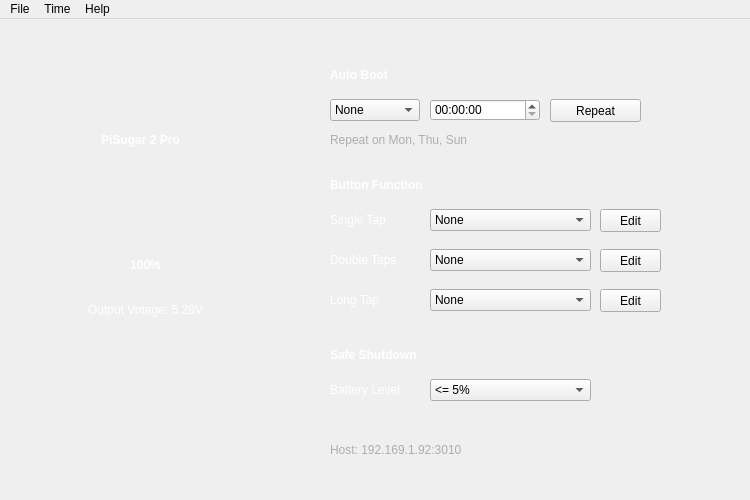
<?xml version="1.0" encoding="UTF-8"?>
<ui version="4.0">
 <class>MainWindow</class>
 <widget class="QMainWindow" name="MainWindow">
  <property name="geometry">
   <rect>
    <x>0</x>
    <y>0</y>
    <width>750</width>
    <height>500</height>
   </rect>
  </property>
  <property name="minimumSize">
   <size>
    <width>750</width>
    <height>500</height>
   </size>
  </property>
  <property name="maximumSize">
   <size>
    <width>750</width>
    <height>500</height>
   </size>
  </property>
  <property name="windowTitle">
   <string>PiSugar Power Manager</string>
  </property>
  <property name="styleSheet">
   <string notr="true"/>
  </property>
  <property name="animated">
   <bool>true</bool>
  </property>
  <widget class="QWidget" name="centralwidget">
   <property name="styleSheet">
    <string notr="true">background-image: url(:/image/background.jpg);</string>
   </property>
   <widget class="QLabel" name="greenStatus">
    <property name="enabled">
     <bool>false</bool>
    </property>
    <property name="geometry">
     <rect>
      <x>80</x>
      <y>140</y>
      <width>125</width>
      <height>65</height>
     </rect>
    </property>
    <property name="styleSheet">
     <string notr="true">background-image: url(:/image/green.jpg);</string>
    </property>
    <property name="text">
     <string/>
    </property>
   </widget>
   <widget class="QLabel" name="redStatus">
    <property name="geometry">
     <rect>
      <x>80</x>
      <y>140</y>
      <width>125</width>
      <height>65</height>
     </rect>
    </property>
    <property name="styleSheet">
     <string notr="true">background-image: url(:/image/red.jpg);</string>
    </property>
    <property name="text">
     <string/>
    </property>
   </widget>
   <widget class="QLabel" name="yellowStatus">
    <property name="enabled">
     <bool>true</bool>
    </property>
    <property name="geometry">
     <rect>
      <x>80</x>
      <y>140</y>
      <width>125</width>
      <height>65</height>
     </rect>
    </property>
    <property name="styleSheet">
     <string notr="true">background-image: url(:/image/yellow.jpg);</string>
    </property>
    <property name="text">
     <string/>
    </property>
   </widget>
   <widget class="QLabel" name="batteryLable">
    <property name="geometry">
     <rect>
      <x>70</x>
      <y>230</y>
      <width>151</width>
      <height>31</height>
     </rect>
    </property>
    <property name="styleSheet">
     <string notr="true">font: 28pt &quot;Lao UI&quot;;
font-weight: bold;
color: white;
background-image: url();</string>
    </property>
    <property name="text">
     <string>100%</string>
    </property>
    <property name="alignment">
     <set>Qt::AlignCenter</set>
    </property>
   </widget>
   <widget class="QLabel" name="powerLabel">
    <property name="geometry">
     <rect>
      <x>70</x>
      <y>280</y>
      <width>151</width>
      <height>21</height>
     </rect>
    </property>
    <property name="styleSheet">
     <string notr="true">font: 10pt &quot;Lao UI&quot;;
color: white;
background-image: url();</string>
    </property>
    <property name="text">
     <string>Output Votage: 5.28V</string>
    </property>
    <property name="alignment">
     <set>Qt::AlignCenter</set>
    </property>
   </widget>
   <widget class="QLabel" name="label_3">
    <property name="geometry">
     <rect>
      <x>330</x>
      <y>40</y>
      <width>201</width>
      <height>31</height>
     </rect>
    </property>
    <property name="layoutDirection">
     <enum>Qt::LeftToRight</enum>
    </property>
    <property name="styleSheet">
     <string notr="true">font: 14pt &quot;Lao UI&quot;;
font-weight: bold;
color: white;
background-image: url();</string>
    </property>
    <property name="text">
     <string>Auto Boot</string>
    </property>
    <property name="alignment">
     <set>Qt::AlignLeading|Qt::AlignLeft|Qt::AlignVCenter</set>
    </property>
   </widget>
   <widget class="QTimeEdit" name="timeEdit">
    <property name="geometry">
     <rect>
      <x>430</x>
      <y>80</y>
      <width>110</width>
      <height>22</height>
     </rect>
    </property>
    <property name="styleSheet">
     <string notr="true">background-image: url();</string>
    </property>
   </widget>
   <widget class="QLabel" name="label_4">
    <property name="geometry">
     <rect>
      <x>330</x>
      <y>150</y>
      <width>231</width>
      <height>31</height>
     </rect>
    </property>
    <property name="layoutDirection">
     <enum>Qt::LeftToRight</enum>
    </property>
    <property name="styleSheet">
     <string notr="true">font: 14pt &quot;Lao UI&quot;;
font-weight: bold;
color: white;
background-image: url();</string>
    </property>
    <property name="text">
     <string>Button Function</string>
    </property>
    <property name="alignment">
     <set>Qt::AlignLeading|Qt::AlignLeft|Qt::AlignVCenter</set>
    </property>
   </widget>
   <widget class="QLabel" name="label_5">
    <property name="geometry">
     <rect>
      <x>330</x>
      <y>190</y>
      <width>91</width>
      <height>21</height>
     </rect>
    </property>
    <property name="styleSheet">
     <string notr="true">font: 10pt &quot;Lao UI&quot;;
color: white;
background-image: url();</string>
    </property>
    <property name="text">
     <string>Single Tap</string>
    </property>
    <property name="alignment">
     <set>Qt::AlignLeading|Qt::AlignLeft|Qt::AlignVCenter</set>
    </property>
   </widget>
   <widget class="QComboBox" name="singleTapFunction">
    <property name="geometry">
     <rect>
      <x>430</x>
      <y>190</y>
      <width>161</width>
      <height>22</height>
     </rect>
    </property>
    <property name="styleSheet">
     <string notr="true">background-image: url();</string>
    </property>
    <item>
     <property name="text">
      <string>None</string>
     </property>
    </item>
    <item>
     <property name="text">
      <string>Custom Shell</string>
     </property>
    </item>
   </widget>
   <widget class="QComboBox" name="DoubleTapFunction">
    <property name="geometry">
     <rect>
      <x>430</x>
      <y>230</y>
      <width>161</width>
      <height>22</height>
     </rect>
    </property>
    <property name="styleSheet">
     <string notr="true">background-image: url();</string>
    </property>
    <item>
     <property name="text">
      <string>None</string>
     </property>
    </item>
    <item>
     <property name="text">
      <string>Shutdown</string>
     </property>
    </item>
    <item>
     <property name="text">
      <string>Reboot</string>
     </property>
    </item>
    <item>
     <property name="text">
      <string>Custom Shell</string>
     </property>
    </item>
   </widget>
   <widget class="QLabel" name="label_6">
    <property name="geometry">
     <rect>
      <x>330</x>
      <y>230</y>
      <width>91</width>
      <height>21</height>
     </rect>
    </property>
    <property name="styleSheet">
     <string notr="true">font: 10pt &quot;Lao UI&quot;;
color: white;
background-image: url();</string>
    </property>
    <property name="text">
     <string>Double Taps</string>
    </property>
    <property name="alignment">
     <set>Qt::AlignLeading|Qt::AlignLeft|Qt::AlignVCenter</set>
    </property>
   </widget>
   <widget class="QComboBox" name="longTapFunction">
    <property name="geometry">
     <rect>
      <x>430</x>
      <y>270</y>
      <width>161</width>
      <height>22</height>
     </rect>
    </property>
    <property name="styleSheet">
     <string notr="true">background-image: url();</string>
    </property>
    <property name="editable">
     <bool>false</bool>
    </property>
    <item>
     <property name="text">
      <string>None</string>
     </property>
    </item>
    <item>
     <property name="text">
      <string>Shutdown</string>
     </property>
    </item>
    <item>
     <property name="text">
      <string>Reboot</string>
     </property>
    </item>
    <item>
     <property name="text">
      <string>Custom Shell</string>
     </property>
    </item>
   </widget>
   <widget class="QLabel" name="label_7">
    <property name="geometry">
     <rect>
      <x>330</x>
      <y>270</y>
      <width>91</width>
      <height>21</height>
     </rect>
    </property>
    <property name="styleSheet">
     <string notr="true">font: 10pt &quot;Lao UI&quot;;
color: white;
background-image: url();</string>
    </property>
    <property name="text">
     <string>Long Tap</string>
    </property>
    <property name="alignment">
     <set>Qt::AlignLeading|Qt::AlignLeft|Qt::AlignVCenter</set>
    </property>
   </widget>
   <widget class="QPushButton" name="editSingleTap">
    <property name="geometry">
     <rect>
      <x>600</x>
      <y>190</y>
      <width>61</width>
      <height>23</height>
     </rect>
    </property>
    <property name="styleSheet">
     <string notr="true">background-image: url();</string>
    </property>
    <property name="text">
     <string>Edit</string>
    </property>
   </widget>
   <widget class="QPushButton" name="editDoubleTap">
    <property name="geometry">
     <rect>
      <x>600</x>
      <y>230</y>
      <width>61</width>
      <height>23</height>
     </rect>
    </property>
    <property name="styleSheet">
     <string notr="true">background-image: url();</string>
    </property>
    <property name="text">
     <string>Edit</string>
    </property>
   </widget>
   <widget class="QPushButton" name="editLongTap">
    <property name="geometry">
     <rect>
      <x>600</x>
      <y>270</y>
      <width>61</width>
      <height>23</height>
     </rect>
    </property>
    <property name="styleSheet">
     <string notr="true">background-image: url();</string>
    </property>
    <property name="text">
     <string>Edit</string>
    </property>
   </widget>
   <widget class="QLabel" name="label_8">
    <property name="geometry">
     <rect>
      <x>330</x>
      <y>320</y>
      <width>261</width>
      <height>31</height>
     </rect>
    </property>
    <property name="layoutDirection">
     <enum>Qt::LeftToRight</enum>
    </property>
    <property name="styleSheet">
     <string notr="true">font: 14pt &quot;Lao UI&quot;;
font-weight: bold;
color: white;
background-image: url();</string>
    </property>
    <property name="text">
     <string>Safe Shutdown</string>
    </property>
    <property name="alignment">
     <set>Qt::AlignLeading|Qt::AlignLeft|Qt::AlignVCenter</set>
    </property>
   </widget>
   <widget class="QComboBox" name="safeShutdownLevel">
    <property name="geometry">
     <rect>
      <x>430</x>
      <y>360</y>
      <width>161</width>
      <height>22</height>
     </rect>
    </property>
    <property name="styleSheet">
     <string notr="true">background-image: url();</string>
    </property>
    <item>
     <property name="text">
      <string>&lt;= 5%</string>
     </property>
    </item>
    <item>
     <property name="text">
      <string>&lt;= 3%</string>
     </property>
    </item>
    <item>
     <property name="text">
      <string>&lt;= 1%</string>
     </property>
    </item>
    <item>
     <property name="text">
      <string>Disable</string>
     </property>
    </item>
   </widget>
   <widget class="QLabel" name="label_9">
    <property name="geometry">
     <rect>
      <x>330</x>
      <y>360</y>
      <width>91</width>
      <height>21</height>
     </rect>
    </property>
    <property name="styleSheet">
     <string notr="true">font: 10pt &quot;Lao UI&quot;;
color: white;
background-image: url();</string>
    </property>
    <property name="text">
     <string>Battery Level</string>
    </property>
    <property name="alignment">
     <set>Qt::AlignLeading|Qt::AlignLeft|Qt::AlignVCenter</set>
    </property>
   </widget>
   <widget class="QLabel" name="modelLabel">
    <property name="geometry">
     <rect>
      <x>60</x>
      <y>111</y>
      <width>161</width>
      <height>20</height>
     </rect>
    </property>
    <property name="styleSheet">
     <string notr="true">font: 10pt &quot;Lao UI&quot;;
color: white;
background-image: url();
font-weight: bold;</string>
    </property>
    <property name="text">
     <string>PiSugar 2 Pro</string>
    </property>
    <property name="alignment">
     <set>Qt::AlignCenter</set>
    </property>
   </widget>
   <widget class="QLabel" name="hostMsg">
    <property name="geometry">
     <rect>
      <x>330</x>
      <y>420</y>
      <width>181</width>
      <height>21</height>
     </rect>
    </property>
    <property name="styleSheet">
     <string notr="true">font: 10pt &quot;Lao UI&quot;;
background-image: url();
color: rgb(173, 173, 173);</string>
    </property>
    <property name="text">
     <string>Host: 192.169.1.92:3010</string>
    </property>
    <property name="alignment">
     <set>Qt::AlignLeading|Qt::AlignLeft|Qt::AlignVCenter</set>
    </property>
   </widget>
   <widget class="QComboBox" name="timeType">
    <property name="geometry">
     <rect>
      <x>330</x>
      <y>80</y>
      <width>90</width>
      <height>22</height>
     </rect>
    </property>
    <property name="styleSheet">
     <string notr="true">background-image: url();</string>
    </property>
    <item>
     <property name="text">
      <string>None</string>
     </property>
    </item>
    <item>
     <property name="text">
      <string>timeset</string>
     </property>
    </item>
    <item>
     <property name="text">
      <string>circleset</string>
     </property>
    </item>
   </widget>
   <widget class="QPushButton" name="timeReapeat">
    <property name="geometry">
     <rect>
      <x>550</x>
      <y>80</y>
      <width>91</width>
      <height>23</height>
     </rect>
    </property>
    <property name="styleSheet">
     <string notr="true">background-image: url();</string>
    </property>
    <property name="text">
     <string>Repeat</string>
    </property>
   </widget>
   <widget class="QLabel" name="hostMsg_2">
    <property name="geometry">
     <rect>
      <x>330</x>
      <y>110</y>
      <width>391</width>
      <height>21</height>
     </rect>
    </property>
    <property name="styleSheet">
     <string notr="true">font: 10pt &quot;Lao UI&quot;;
background-image: url();
color: rgb(173, 173, 173);</string>
    </property>
    <property name="text">
     <string>Repeat on Mon, Thu, Sun</string>
    </property>
    <property name="alignment">
     <set>Qt::AlignLeading|Qt::AlignLeft|Qt::AlignVCenter</set>
    </property>
   </widget>
   <zorder>yellowStatus</zorder>
   <zorder>batteryLable</zorder>
   <zorder>powerLabel</zorder>
   <zorder>label_3</zorder>
   <zorder>timeEdit</zorder>
   <zorder>label_4</zorder>
   <zorder>label_5</zorder>
   <zorder>singleTapFunction</zorder>
   <zorder>DoubleTapFunction</zorder>
   <zorder>label_6</zorder>
   <zorder>longTapFunction</zorder>
   <zorder>label_7</zorder>
   <zorder>editSingleTap</zorder>
   <zorder>editDoubleTap</zorder>
   <zorder>editLongTap</zorder>
   <zorder>label_8</zorder>
   <zorder>safeShutdownLevel</zorder>
   <zorder>label_9</zorder>
   <zorder>modelLabel</zorder>
   <zorder>redStatus</zorder>
   <zorder>greenStatus</zorder>
   <zorder>hostMsg</zorder>
   <zorder>timeType</zorder>
   <zorder>timeReapeat</zorder>
   <zorder>hostMsg_2</zorder>
  </widget>
  <widget class="QMenuBar" name="menubar">
   <property name="geometry">
    <rect>
     <x>0</x>
     <y>0</y>
     <width>750</width>
     <height>28</height>
    </rect>
   </property>
   <widget class="QMenu" name="menuFile">
    <property name="title">
     <string>File</string>
    </property>
    <addaction name="menuEnable_Sever"/>
    <addaction name="menuServer_Setting"/>
    <addaction name="separator"/>
    <addaction name="menuClose"/>
   </widget>
   <widget class="QMenu" name="menuHelp">
    <property name="title">
     <string>Help</string>
    </property>
    <addaction name="menuGithub"/>
    <addaction name="menuAbout"/>
   </widget>
   <widget class="QMenu" name="menuRTC">
    <property name="title">
     <string>Time</string>
    </property>
    <addaction name="actionRTC_Time"/>
    <addaction name="actionPi_Time"/>
    <addaction name="separator"/>
    <addaction name="actionSync_Time_Pi_to_RTC"/>
    <addaction name="actionSync_Time_RTC_to_Pi"/>
    <addaction name="actionSync_Time_Internet_to_Pi_RTC"/>
    <addaction name="separator"/>
    <addaction name="actionAuto_sync_RTC_to_Pi_on_startup"/>
   </widget>
   <addaction name="menuFile"/>
   <addaction name="menuRTC"/>
   <addaction name="menuHelp"/>
  </widget>
  <action name="actionAbout_PiSugar_Power_Manager_1_0">
   <property name="text">
    <string>About PiSugar Power Manager 1.0</string>
   </property>
  </action>
  <action name="actionHelp">
   <property name="text">
    <string>Help</string>
   </property>
  </action>
  <action name="actionAbout_PiSugar_Power_Manager_v1_0">
   <property name="text">
    <string>About PiSugar Power Manager v1.0</string>
   </property>
  </action>
  <action name="actionClose">
   <property name="text">
    <string>Close Window</string>
   </property>
  </action>
  <action name="menuGithub">
   <property name="text">
    <string>Visit Github Repository</string>
   </property>
  </action>
  <action name="menuClose">
   <property name="text">
    <string>Close</string>
   </property>
  </action>
  <action name="menuServer_Setting">
   <property name="text">
    <string>Server Setting</string>
   </property>
  </action>
  <action name="menuAbout">
   <property name="text">
    <string>About PiSugar Power Manager v1.0</string>
   </property>
  </action>
  <action name="menuEnable_Sever">
   <property name="checkable">
    <bool>true</bool>
   </property>
   <property name="text">
    <string>Enable Sever</string>
   </property>
  </action>
  <action name="actionRTC_Time">
   <property name="enabled">
    <bool>false</bool>
   </property>
   <property name="text">
    <string>RTC Time : </string>
   </property>
  </action>
  <action name="actionSync_Time_Pi_to_RTC">
   <property name="text">
    <string>Sync Time (Pi to RTC) </string>
   </property>
  </action>
  <action name="actionSync_Time_RTC_to_Pi">
   <property name="text">
    <string>Sync Time (RTC to Pi)</string>
   </property>
  </action>
  <action name="actionSync_Time_Internet_to_Pi_RTC">
   <property name="text">
    <string>Sync Time (Internet to Pi and RTC)</string>
   </property>
  </action>
  <action name="actionAuto_sync_RTC_to_Pi_on_startup">
   <property name="checkable">
    <bool>true</bool>
   </property>
   <property name="checked">
    <bool>false</bool>
   </property>
   <property name="enabled">
    <bool>true</bool>
   </property>
   <property name="text">
    <string>Auto Sync (RTC to Pi) on Startup</string>
   </property>
  </action>
  <action name="actionPi_Time">
   <property name="enabled">
    <bool>false</bool>
   </property>
   <property name="text">
    <string>Pi Time : </string>
   </property>
  </action>
 </widget>
 <resources>
  <include location="sugar.qrc"/>
 </resources>
 <connections/>
</ui>
